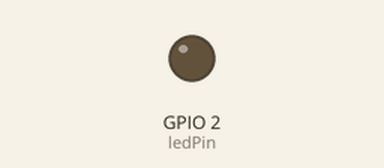
Bench run of a sketch on a simulated ESP8266 (NodeMCU). On the bench: output pins drawn as LEDs (lit = HIGH). WiFi joins after 1.5 s; servers stay silent unless stated; storage starts empty; what the sketch prints to the serial monitor is not drawn.

Above: at 4.5 s.
At 30.3 s:
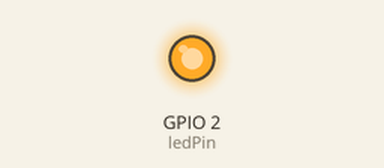
Timing chart, 0 to 37.9 s (numbered marks = the images above):
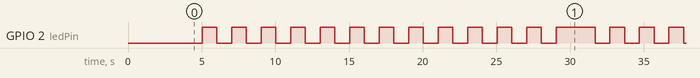

Measured:
- by itself, GPIO 2 (ledPin): goes 12 × (HIGH 1.0 s, LOW 1.0 s), HIGH 2.7 s, 49 × (LOW 1.0 s, HIGH 1.0 s), then LOW
- by itself, everything shown: repeats every 52.1 s, in 52 steps

The sketch:

esp8266-spiffs-httpUpdate.ino
```cpp
/**
   httpUpdate.ino

    Created on: 27.11.2015

*/

#include <Arduino.h>

#include <ESP8266WiFi.h>
#include <ESP8266WiFiMulti.h>

#include "SPIFFSWiFiCredentials.hpp"
#include "ESP8266OTAUpdate.hpp"

ESP8266WiFiMulti WiFiMulti;

const int ledPin = LED_BUILTIN;

void setup() {

  Serial.begin(115200);
  Serial.setDebugOutput(true);

  Serial.println();
  Serial.println();
  Serial.println();

  for (uint8_t t = 4; t > 0; t--) {
    Serial.printf("[SETUP] WAIT %d...\n", t);
    Serial.flush();
    delay(1000);
  }

   SPIFFSWiFiCredentials::begin();
   SPIFFSWiFiCredentials::load(WiFiMulti);

   OTAUpdate::printConfig();
   OTAUpdate::setWiFi(WiFiMulti);

  // if there's an update, fetch it and update
  //OTAUpdate::update();
  // check every 30 seconds
  OTAUpdate::setInterval(30000);

  pinMode(ledPin, OUTPUT);
}


void blinkLEDWithoutDelay(int pin);

void loop() {

  blinkLEDWithoutDelay(ledPin);

  // if the interval since the last update has passed, see if there's an update and if so fetch it & update
  OTAUpdate::handlePeriodicUpdates();
}


void blinkLEDWithoutDelay(int pin)
{
  static unsigned long blinkTimestamp = 0;
  static const int interval = 1000;
  if (millis() - blinkTimestamp > interval)
  {
    static bool status = 0;
    digitalWrite(ledPin, status);
    if (status == 0) status = 1;
    else status = 0;

    blinkTimestamp = millis();
  }

}
```

ESP8266OTAUpdate.cpp
```cpp
#include "ESP8266OTAUpdate.hpp"


ESP8266WiFiMulti* OTAUpdate::myWiFiMulti;
int OTAUpdate::interval = 0;

void OTAUpdate::setWiFi(ESP8266WiFiMulti& aWiFiMulti)
{
  myWiFiMulti = &aWiFiMulti;
}

void OTAUpdate::setInterval(int interval)
{
  OTAUpdate::interval = interval;
}

void OTAUpdate::handlePeriodicUpdates(void)
{
  if (OTAUpdate::interval == 0) return;

  static unsigned long timestamp = 0;
  if (millis() - timestamp > interval)
  {
    timestamp = millis();
    OTAUpdate::update();
  }
}

void OTAUpdate::update(void)
{
    // wait for WiFi connection
    if ((myWiFiMulti->run() == WL_CONNECTED)) {

      Serial.println("Trying to fetch new binary");

      t_httpUpdate_return ret = ESPhttpUpdate.update(__CODEBENDER_UPDATE_URL__, __CODEBENDER_AUTO_VERSION__);
      switch (ret) {
        case HTTP_UPDATE_FAILED:
          Serial.printf("HTTP_UPDATE_FAILED Error (%d): %s", ESPhttpUpdate.getLastError(), ESPhttpUpdate.getLastErrorString().c_str());
          break;

        case HTTP_UPDATE_NO_UPDATES:
          Serial.println("HTTP_UPDATE_NO_UPDATES");
          break;

        case HTTP_UPDATE_OK:
          Serial.println("HTTP_UPDATE_OK");
          break;
      }
    }

}

void OTAUpdate::printConfig(void)
{
  Serial.print("Update URL: ");
  Serial.println(__CODEBENDER_UPDATE_URL__);
  Serial.print("Current Version: ");
  Serial.println(__CODEBENDER_AUTO_VERSION__);
}
```

ESP8266OTAUpdate.hpp
```cpp
#include <Arduino.h>

#include <ESP8266WiFi.h>
#include <ESP8266WiFiMulti.h>


#include <ESP8266HTTPClient.h>
#include <ESP8266httpUpdate.h>


#define __CODEBENDER_UPDATE_URL__ "http://esp.codebender.cc/api/update/CODEBENDER_API_KEY"
#define __CODEBENDER_AUTO_VERSION__ "0000000000"


class OTAUpdate
{
  public:
  OTAUpdate(void);
  static void setWiFi(ESP8266WiFiMulti& aWiFiMulti);
  static void printConfig(void);

  static void update(void);
  static void setInterval(int interval);
  static void handlePeriodicUpdates(void);

  private:
  static int interval;
  static ESP8266WiFiMulti* myWiFiMulti;
};
```

SPIFFSWiFiCredentials.cpp
```cpp
#include "SPIFFSWiFiCredentials.hpp"
#include <FS.h>

String SPIFFSWiFiCredentials::credentialsString;

void SPIFFSWiFiCredentials::begin(void)
{
  SPIFFS.begin();
}

void SPIFFSWiFiCredentials::addSSID(String ssid, String password)
{
  Serial.println("Adding SSID:     " + ssid);
  Serial.println("       Password: " + (password == ""? "***NO PASSWORD***": password));

  credentialsString += ssid + "\n" + password + "\n";
//  Serial.print("Credentials String:\n" + SPIFFSWiFiCredentials::credentialsString);
}

void SPIFFSWiFiCredentials::save(void)
{
  SPIFFSWiFiCredentials::saveDataToFile("credentials", credentialsString);
}

void SPIFFSWiFiCredentials::load(ESP8266WiFiMulti &WiFiMulti)
{
  String credentials = SPIFFSWiFiCredentials::loadDataFromFile("credentials");

//  Serial.println("creds loaded: ");
//  Serial.println(credentials);

  int done = false;
  int indexOfNewline;
  while(!done)
  {
    indexOfNewline = credentials.indexOf('\n');
    if(indexOfNewline == -1)
    {
      done = true;
      continue;
    }
    String ssid = credentials.substring(0, indexOfNewline);

    credentials = credentials.substring(indexOfNewline+1);

    indexOfNewline = credentials.indexOf('\n');
    if(indexOfNewline == -1)
    {
      done = true;
      continue;
    }
    String password = credentials.substring(0, indexOfNewline);

    credentials = credentials.substring(indexOfNewline+1);

    Serial.println("Setting up WiFi SSID");
    Serial.println("SSID:     " + ssid);
    Serial.println("Password: " + (password == ""? "***NO PASSWORD***": password));

    char bufferArray[2][20];
    ssid.toCharArray(bufferArray[0], 20);
    password.toCharArray(bufferArray[1], 20);

    WiFiMulti.addAP(bufferArray[0], bufferArray[1]);

//    Serial.println("credentials are now:\n" + credentials);
//    done = true;
  }
}

void SPIFFSWiFiCredentials::saveDataToFile(String fileNameForSave, String DataToSave)
{
  String filePath = String("/data/" + fileNameForSave+ ".dat");
  Serial.println("Saving File:  " + filePath);

  //SPIFFS.begin();
  File f = SPIFFS.open(filePath, "w");
  if (!f)
  {
    Serial.println(F("file open failed"));
  }
  else
  {
    f.println(String(DataToSave + String('\r')));
    f.close();
  }
  return;
}

String SPIFFSWiFiCredentials::loadDataFromFile(String fileNameForOpen)
{
  String filePath = String("/data/" + fileNameForOpen+ ".dat");
  Serial.println("Loading File: " + filePath);

  int fileOpenFail;
  String WhatIwillReturn;
  //SPIFFS.begin();
  File f = SPIFFS.open(filePath, "r");
  if (!f)
  {
    fileOpenFail = 1;
    //Serial.print("file open failed  :");
    //Serial.println(fileNameForOpen);
  }
  else
  {
    fileOpenFail = 0;
    WhatIwillReturn =  f.readStringUntil('\r');
//    WhatIwillReturn.replace("\n", "");
    f.close();
    return WhatIwillReturn;
  }
}
```

SPIFFSWiFiCredentials.hpp
```cpp
#include <Arduino.h>

//#include <String.h>

#include <ESP8266WiFi.h>
#include <ESP8266WiFiMulti.h>

class SPIFFSWiFiCredentials
{
  public:
  SPIFFSWiFiCredentials(void);
  static void begin(void);
  static void addSSID(String ssid, String password);
  static void save(void);
  static void load(ESP8266WiFiMulti &WiFiMulti);

  private:
  static void saveDataToFile(String fileNameForSave, String DataToSave);
  static String loadDataFromFile(String fileNameForOpen);

  static String credentialsString;
};
```
